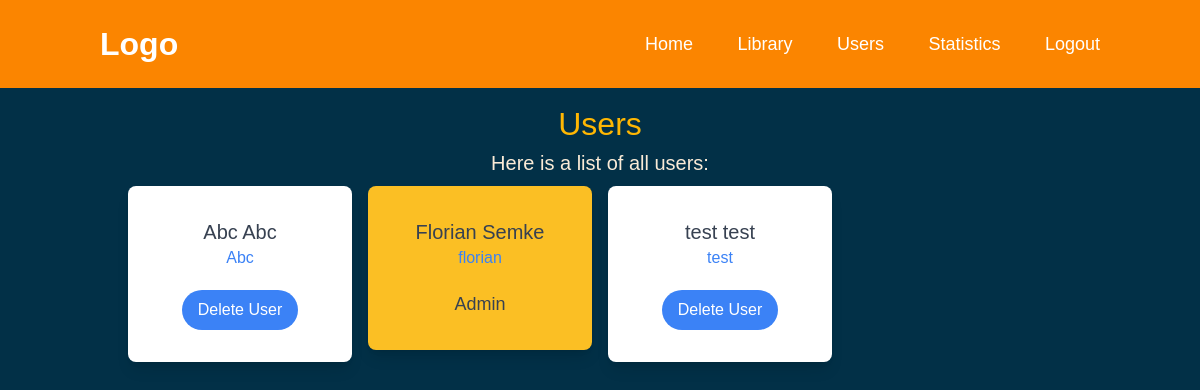
Screenshot of /users (signed in) with the database file from the repository.
### app.py (models this page shows, shortened)
class User(db.Model, UserMixin):
    __tablename__ = 'user'
    id = db.Column(db.Integer, primary_key=True)
    username = db.Column(db.String(64), unique=True, nullable=False)
    password = db.Column(db.String(128), nullable=False)
    firstname = db.Column(db.String(64), nullable=False)
    lastname = db.Column(db.String(64), nullable=False)
    admin = db.Column(db.Boolean, nullable=False)
    books = db.relationship('Book', back_populates='user', lazy=True)

### app.py (the view, shortened to what this page needs)
@app.route('/users', methods=['GET', 'POST'])
@login_required
def users():
    unsorted_users = User.query.all()
    users = sorted(unsorted_users, key=lambda user: user.firstname.casefold())
    return render_template('users.html', users=users, loggedIn=True)

### app.py (called while the page is built)
@login_manager.user_loader
def load_user(user_id):
  return User.query.get(int(user_id))

### templates/users.html (shortened to what this page needs)
{% extends "layout.html" %}
{% block body %}
<body class="body">
  <div>
    <h1>Users</h1>
    <p>Here is a list of all users:</p>
    <div id="container" class="w-4/5 mx-auto">
      <div class="flex flex-col sm:flex-row flex-wrap">
        {% for u in users %}
        <div class="sm:w-1/4 p-2">
          <div class="{% if u.admin %}bg-amber-400{% else %}bg-white{% endif %} px-6 py-8 rounded-lg shadow-lg text-center">
            <a href="{{ url_for('user', user_id=u.id) }}">
              <h2 class="text-xl font-medium text-gray-700">{{ u['firstname'] }} {{ u['lastname'] }}</h2>
            </a>
            <span class="text-blue-500 block mb-5">{{ u['username'] }}</span>
            {% if current_user.admin and u['admin'] == False %}
            <form id="deleteForm-{{ u['id'] }}" action="{{ url_for('users') }}" method="post">
              <button type="button" onclick="confirmDeletion({{ u['id'] }})" class="px-4 py-2 bg-blue-500 text-white rounded-full">
                Delete User
              </button>
            </form>
            {% endif %}
            {% if u.admin %}
            <p class="text-lg text-gray-700">Admin</p>
            {% endif %}
          </div>
        </div>
        {% endfor %}
      </div>
    </div>
  </div>
</body>
{% endblock %}

### static/style.css (style rules this page uses)
* { margin: 0; padding: 0; box-sizing: border-box; font-family: 'Gill Sans', 'Gill Sans MT', Calibri, 'Trebuchet MS', sans-serif; }
.body { margin: 100px auto; max-width: 1200px; background: #023047; }
h1 { font-family: 'Franklin Gothic Medium', 'Arial Narrow', Arial, sans-serif; font-size: 32px !important; text-align: center; color: #ffb703; }
p { text-align: center; font-size: 20px; color: antiquewhite; }

### rows the page displays
User: firstname "Abc", lastname "Abc", username "Abc"
User: firstname "Florian", lastname "Semke", username "florian", admin "Admin"
User: firstname "test", lastname "test", username "test"
